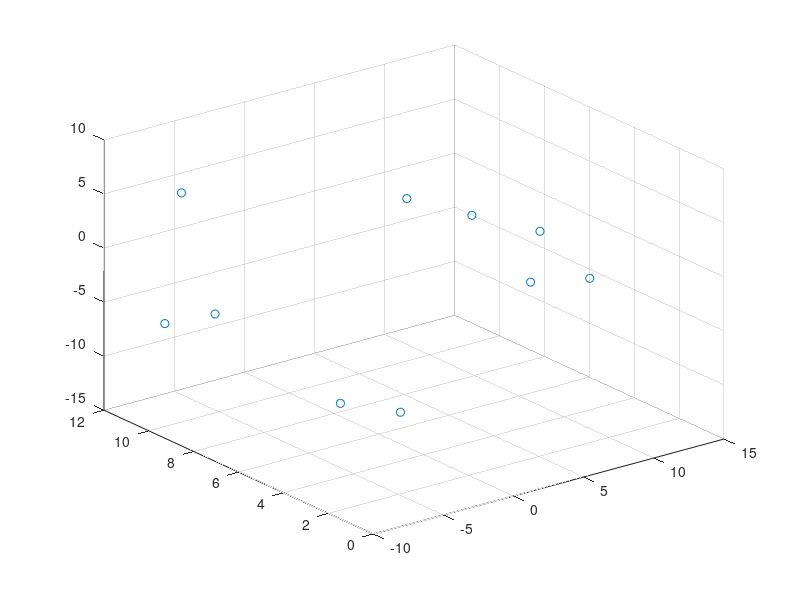

This figure's MATLAB source:
rng(10); % for reproducibility
N = 10;
noise = 0.05;
t = 3*pi/2 * (1 + 2*rand(N,1));
h = 11 * rand(N,1);
X = [t.*cos(t), h, t.*sin(t)] + noise*randn(N,3);
K = X*X';
scatter3(X(:,1),X(:,2),X(:,3))
nn = knnsearch(X,X,'K',4);
eta = zeros(N,N);
for i = 1:N
    for j = 2:4
        eta(i,nn(i,j)) = 1;
    end
end
eta(eta*eta' == 1) = 1;
is = [];
js = [];
x = []
counter = 1;
other_counter = 1;
c = containers.Map
for i = 1:N
    for j = 1:N
        if(eta(i,j) == 1)
            fprintf("ETA : %d,%d\n",i,j);
            other_counter = other_counter + 1;
            is = [is,i];
            js = [js,j];
            eta(j,i) = 0;
            key = strcat(num2str(i),',',num2str(i));
            if(~ isKey(c,key))
                c(key) = counter;
                fprintf("ADDING : %d,%d, %f\n",i,i,K(i,i));
                x = [x,K(i,i)];
                counter = counter + 1;
            end
            key = strcat(num2str(j),',',num2str(j));
            if(~ isKey(c,key))
                fprintf("ADDING : %d,%d, %f\n",j,j,K(j,j));
                c(key) = counter;
                x = [x,K(j,j)];
                counter = counter + 1;
            end
            key = strcat(num2str(i),',',num2str(j));
            if(~ isKey(c,key))
                fprintf("ADDING : %d,%d, %f\n",i,j,K(i,j));
                c(key) = counter;
                x = [x,K(i,j)];
                counter = counter + 1;
            end
        end
    end
end
[~,N] = size(is);
A = sparse(N,N);
for k = 1:N
    i = is(k);
    j = js(k);
    key1 = strcat(num2str(i),',',num2str(i));
    key2 = strcat(num2str(j),',',num2str(j));
    key3 = strcat(num2str(i),',',num2str(j));
    A(k,c(key1)) = 1;
    A(k,c(key2)) = 1;
    A(k,c(key3)) = -2;
end
